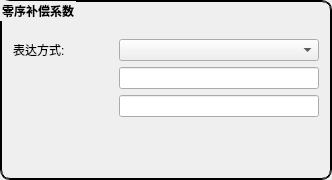
    <widget class="QGroupBox" name="groupBox_3">
     <property name="minimumSize">
      <size>
       <width>280</width>
       <height>180</height>
      </size>
     </property>
     <property name="font">
      <font>
       <pointsize>9</pointsize>
       <weight>75</weight>
       <bold>true</bold>
      </font>
     </property>
     <property name="styleSheet">
      <string notr="true">QGroupBox{border:2px groove black;border-radius:10px;}</string>
     </property>
     <property name="title">
      <string>零序补偿系数</string>
     </property>
     <property name="flat">
      <bool>false</bool>
     </property>
     <property name="checkable">
      <bool>false</bool>
     </property>
     <layout class="QFormLayout" name="formLayout">
      <item row="1" column="0">
       <widget class="QLabel" name="m_labK0Mode">
        <property name="minimumSize">
         <size>
          <width>100</width>
          <height>0</height>
         </size>
        </property>
        <property name="font">
         <font>
          <pointsize>9</pointsize>
         </font>
        </property>
        <property name="text">
         <string>表达方式:</string>
        </property>
        <property name="alignment">
         <set>Qt::AlignLeading|Qt::AlignLeft|Qt::AlignVCenter</set>
        </property>
       </widget>
      </item>
      <item row="1" column="1">
       <widget class="QComboBox" name="m_cmbK0Mode">
        <property name="minimumSize">
         <size>
          <width>200</width>
          <height>20</height>
         </size>
        </property>
        <property name="maximumSize">
         <size>
          <width>200</width>
          <height>22</height>
         </size>
        </property>
        <property name="sizeIncrement">
         <size>
          <width>0</width>
          <height>22</height>
         </size>
        </property>
        <property name="font">
         <font>
          <pointsize>9</pointsize>
         </font>
        </property>
        <property name="editable">
         <bool>false</bool>
        </property>
       </widget>
      </item>
      <item row="2" column="0">
       <widget class="QLabel" name="m_labMode1">
        <property name="minimumSize">
         <size>
          <width>100</width>
          <height>0</height>
         </size>
        </property>
        <property name="font">
         <font>
          <pointsize>9</pointsize>
         </font>
        </property>
        <property name="text">
         <string/>
        </property>
        <property name="alignment">
         <set>Qt::AlignLeading|Qt::AlignLeft|Qt::AlignVCenter</set>
        </property>
       </widget>
      </item>
      <item row="2" column="1">
       <widget class="QSettingLineEdit" name="m_txtK0">
        <property name="minimumSize">
         <size>
          <width>200</width>
          <height>0</height>
         </size>
        </property>
        <property name="maximumSize">
         <size>
          <width>200</width>
          <height>22</height>
         </size>
        </property>
        <property name="sizeIncrement">
         <size>
          <width>0</width>
          <height>22</height>
         </size>
        </property>
        <property name="font">
         <font>
          <pointsize>9</pointsize>
         </font>
        </property>
       </widget>
      </item>
      <item row="3" column="0">
       <widget class="QLabel" name="m_labMode2">
        <property name="minimumSize">
         <size>
          <width>100</width>
          <height>0</height>
         </size>
        </property>
        <property name="font">
         <font>
          <pointsize>9</pointsize>
         </font>
        </property>
        <property name="text">
         <string/>
        </property>
        <property name="alignment">
         <set>Qt::AlignLeading|Qt::AlignLeft|Qt::AlignVCenter</set>
        </property>
       </widget>
      </item>
      <item row="3" column="1">
       <widget class="QSettingLineEdit" name="m_txtPhi">
        <property name="minimumSize">
         <size>
          <width>200</width>
          <height>0</height>
         </size>
        </property>
        <property name="maximumSize">
         <size>
          <width>200</width>
          <height>22</height>
         </size>
        </property>
        <property name="sizeIncrement">
         <size>
          <width>0</width>
          <height>22</height>
         </size>
        </property>
        <property name="font">
         <font>
          <pointsize>9</pointsize>
         </font>
        </property>
       </widget>
      </item>
      <item row="0" column="1">
       <spacer name="horizontalSpacer_20">
        <property name="orientation">
         <enum>Qt::Horizontal</enum>
        </property>
        <property name="sizeHint" stdset="0">
         <size>
          <width>40</width>
          <height>20</height>
         </size>
        </property>
       </spacer>
      </item>
     </layout>
    </widget>
